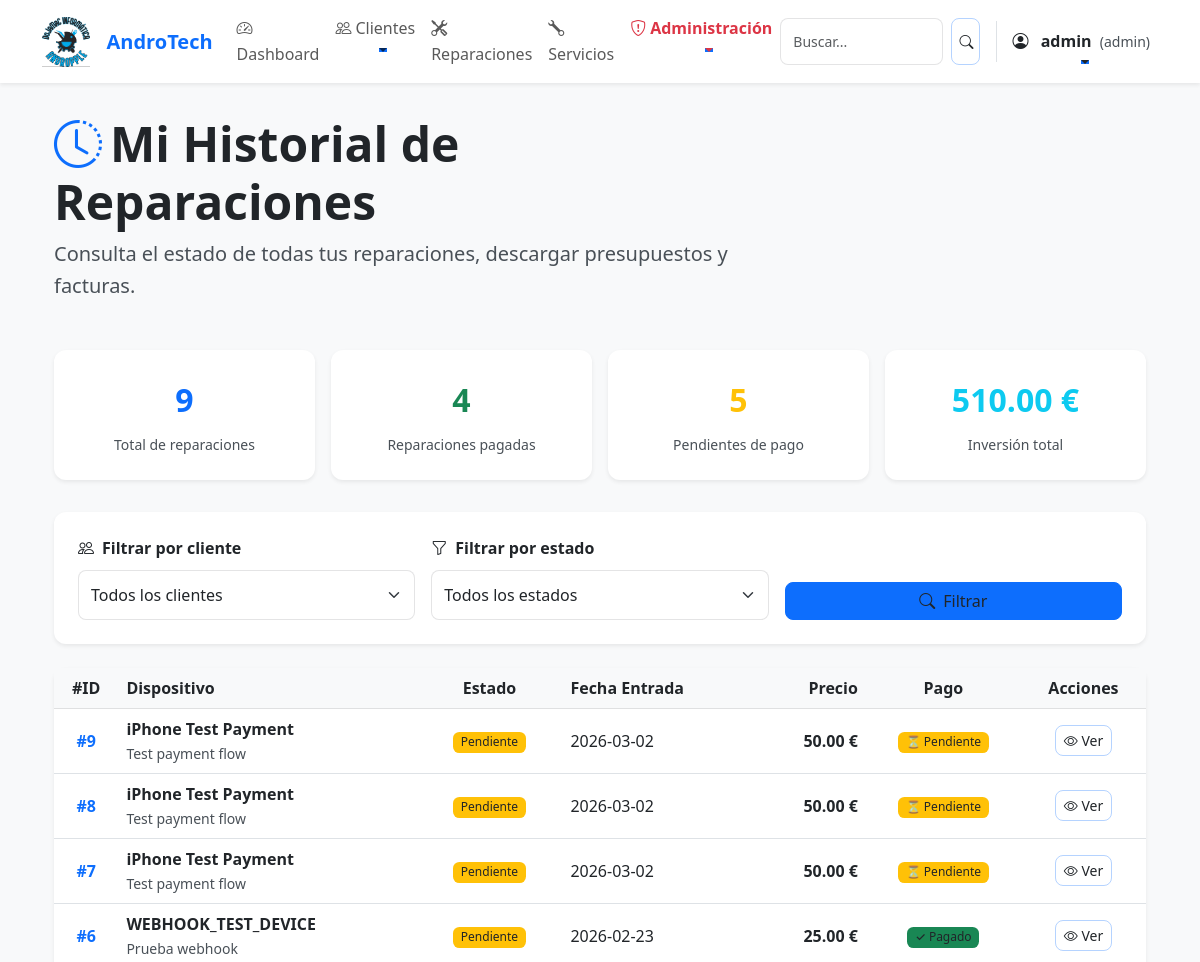
/cliente/historial (signed in, upper part), run on an earlier commit of the app's database.
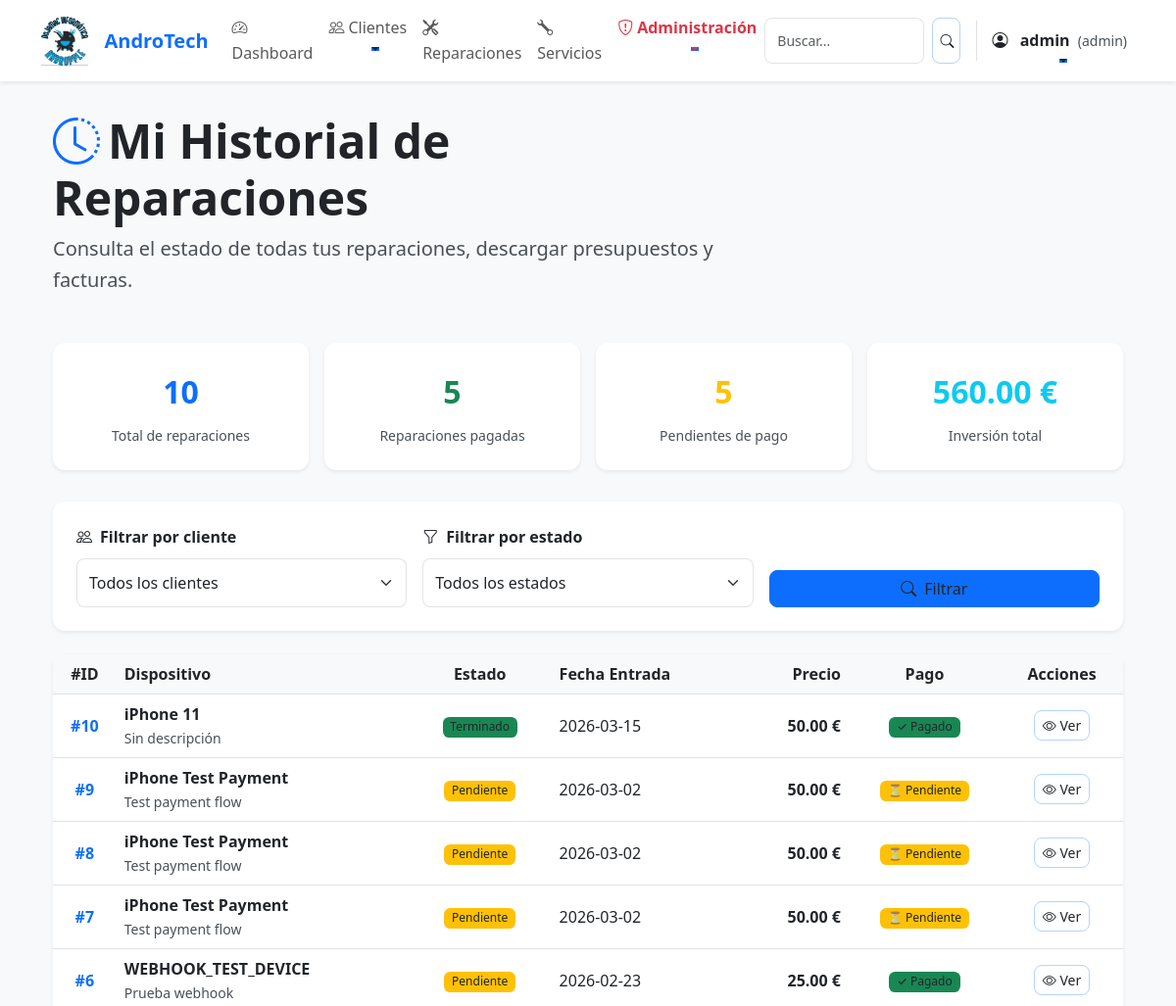
And on a later commit of the database.
### tables this page shows
CREATE TABLE reparaciones (
    id INTEGER PRIMARY KEY AUTOINCREMENT,
    cliente_id INTEGER,
    dispositivo TEXT NOT NULL,
    descripcion TEXT,
    estado TEXT DEFAULT 'Pendiente',
    fecha_entrada TEXT,
    fecha_salida TEXT,
    precio REAL,
    tipo_documento TEXT DEFAULT 'presupuesto',
    estado_pago TEXT DEFAULT 'Pendiente',
    fecha_pago TEXT,
    metodo_pago TEXT,
    FOREIGN KEY (cliente_id) REFERENCES clientes(id)
);

### app.py (the view)
@app.route("/cliente/historial")
@role_required('admin')
def historial_cliente():
    conn = get_db()
    total_reparaciones = conn.execute("SELECT COUNT(*) FROM reparaciones").fetchone()[0]
    pagadas = conn.execute("SELECT COUNT(*) FROM reparaciones WHERE estado_pago = 'Pagado'").fetchone()[0]
    pendientes = conn.execute("SELECT COUNT(*) FROM reparaciones WHERE estado_pago != 'Pagado'").fetchone()[0]
    total_invertido = conn.execute("SELECT IFNULL(SUM(precio), 0) FROM reparaciones WHERE precio IS NOT NULL").fetchone()[0]
    promedio_precio = conn.execute("SELECT IFNULL(AVG(precio), 0) FROM reparaciones WHERE precio IS NOT NULL").fetchone()[0]
    total_completadas = conn.execute("SELECT COUNT(*) FROM reparaciones WHERE estado = 'Terminado' OR estado = 'Entregado'").fetchone()[0]
    estado_filtro = request.args.get('estado', '').strip()
    cliente_filtro = request.args.get('cliente_id', '').strip()
    try:
        page = int(request.args.get('page', 1))
        if page < 1:
            page = 1
    except ValueError:
        page = 1
    per_page = 10
    offset = (page - 1) * per_page
    base_sql = "SELECT reparaciones.*, clientes.nombre AS cliente FROM reparaciones LEFT JOIN clientes ON clientes.id = reparaciones.cliente_id"
    where = []
    params = []
    if estado_filtro:
        where.append("reparaciones.estado = ?")
        params.append(estado_filtro)
    if cliente_filtro:
        where.append("reparaciones.cliente_id = ?")
        params.append(cliente_filtro)
    where_clause = (" WHERE " + " AND ".join(where)) if where else ""
    total_count = conn.execute("SELECT COUNT(*) FROM reparaciones" + where_clause, params).fetchone()[0]
    total_pages = (total_count + per_page - 1) // per_page if total_count > 0 else 1
    reparaciones_rows = conn.execute(base_sql + where_clause + " ORDER BY reparaciones.id DESC LIMIT ? OFFSET ?", params + [per_page, offset]).fetchall()
    reparaciones = [dict(r) for r in reparaciones_rows]
    reparaciones_enriquecidas = []
    for r in reparaciones:
        ultima_actualizacion = conn.execute(
            "SELECT fecha_cambio FROM reparaciones_historial WHERE reparacion_id = ? ORDER BY fecha_cambio DESC LIMIT 1",
            (r['id'],)
        ).fetchone()
        r['ultima_actualizacion'] = ultima_actualizacion['fecha_cambio'] if ultima_actualizacion else None
        reparaciones_enriquecidas.append(r)
    estados = conn.execute("SELECT DISTINCT estado FROM reparaciones ORDER BY estado").fetchall()
    clientes = conn.execute("SELECT id, nombre FROM clientes ORDER BY nombre").fetchall()
    conn.close()
    stats = {
        'total_reparaciones': total_reparaciones,
        'pagadas': pagadas,
        'pendientes': pendientes,
        'total_invertido': total_invertido or 0,
        'promedio_precio': promedio_precio or 0,
        'total_completadas': total_completadas,
    }
    return render_template('historial_cliente.html', reparaciones=reparaciones_enriquecidas, stats=stats, estados=estados, clientes=clientes, estado_filtro=estado_filtro, cliente_filtro=cliente_filtro, page=page, total_pages=total_pages)

### app.py (called while the page is built)
@app.before_request
def make_session_permanent():
    session.permanent = True

@app.template_filter('strftime')
def strftime_filter(date_str, format_str='%d/%m/%Y'):
    if not date_str or date_str == '':
        return datetime.now().strftime(format_str)
    if isinstance(date_str, str):
        try:
            date_obj = datetime.strptime(date_str, '%Y-%m-%d')
        except:
            return date_str
    else:
        date_obj = date_str
    return date_obj.strftime(format_str)

@app.before_request
def ensure_csrf_token():
    if 'csrf_token' not in session:
        session['csrf_token'] = secrets.token_urlsafe(16)

@app.context_processor
def inject_csrf_token():
    return dict(csrf_token=session.get('csrf_token'))

### auth.py (called while the page is built)
def login_required(f):
    @wraps(f)
    def decorated_function(*args, **kwargs):
        if 'usuario' not in session:
            flash('Debes iniciar sesión para acceder a esta página.', 'danger')
            return redirect(url_for('login'))
        return f(*args, **kwargs)
    return decorated_function

### db.py (called while the page is built)
def get_db():
    conn = sqlite3.connect("database/andro_tech.db")
    conn.row_factory = sqlite3.Row
    return conn

### templates/historial_cliente.html (shortened to what the changed rows need)
{% extends "base.html" %}
{% block content %}
<div class="container py-5">
    <div class="row mb-5">
        <div class="col-lg-8">
            <h1 class="display-5 fw-bold mb-2">
                <i class="bi bi-clock-history text-primary me-2"></i>Mi Historial de Reparaciones
            </h1>
        </div>
    </div>
    <div class="row g-3 mb-5">
        <div class="col-md-4 col-lg-3">
            <div class="card shadow-sm border-0 h-100">
                <div class="card-body text-center">
                    <div class="fs-2 text-primary fw-bold mb-2">{{ stats.total_reparaciones }}</div>
                    <p class="card-text text-muted small mb-0">Total de reparaciones</p>
                </div>
            </div>
        </div>
        <div class="col-md-4 col-lg-3">
            <div class="card shadow-sm border-0 h-100">
                <div class="card-body text-center">
                    <div class="fs-2 text-success fw-bold mb-2">{{ stats.pagadas }}</div>
                    <p class="card-text text-muted small mb-0">Reparaciones pagadas</p>
                </div>
            </div>
        </div>
        <div class="col-md-4 col-lg-3">
            <div class="card shadow-sm border-0 h-100">
                <div class="card-body text-center">
                    <div class="fs-2 text-info fw-bold mb-2">{{ "%.2f"|format(stats.total_invertido) }} €</div>
                    <p class="card-text text-muted small mb-0">Inversión total</p>
                </div>
            </div>
        </div>
    </div>
    {% if not reparaciones %}
    <div class="alert alert-info text-center py-5" role="alert">
        <div class="mb-3">
            <i class="bi bi-inbox" style="font-size: 3rem; color: #0dcaf0;"></i>
        </div>
        <h5 class="alert-heading">No hay reparaciones en tu historial</h5>
        <p class="mb-0">Cuando lleves un dispositivo a reparar, aparecerá aquí el historial completo.</p>
    </div>
    {% else %}
    <div class="card shadow-sm border-0 mb-4">
        <div class="table-responsive">
            <table class="table table-hover mb-0">
                <thead class="table-light">
                    <tr>
                        <th class="text-center">#ID</th>
                        <th>Dispositivo</th>
                        <th class="text-center">Estado</th>
                        <th>Fecha Entrada</th>
                        <th class="text-end">Precio</th>
                        <th class="text-center">Pago</th>
                        <th class="text-center">Acciones</th>
                    </tr>
                </thead>
                <tbody>
                    {% for rep in reparaciones %}
                    <tr class="align-middle">
                        <td class="text-center fw-semibold text-primary">#{{ rep.id }}</td>
                        <td>
                            <div class="fw-semibold">{{ rep.dispositivo }}</div>
                            <small class="text-muted">{{ rep.descripcion[:50] if rep.descripcion else 'Sin descripción' }}</small>
                        </td>
                        <td class="text-center">
                            <span class="badge
                                {% if rep.estado == 'Entregado' %}bg-success
                                {% elif rep.estado == 'Terminado' %}bg-success
                                {% elif rep.estado == 'En proceso' %}bg-primary
                                {% elif rep.estado == 'Pendiente' %}bg-warning text-dark
                                {% else %}bg-secondary{% endif %}
                            ">
                                {{ rep.estado }}
                            </span>
                        </td>
                        <td>
                            {{ rep.fecha_entrada }}
                        </td>
                        <td class="text-end fw-semibold">
                            {% if rep.precio %}
                                {{ "%.2f"|format(rep.precio) }} €
                            {% else %}
                                <span class="text-muted">Pendiente</span>
                            {% endif %}
                        </td>
                        <td class="text-center">
                            {% if rep.estado_pago == 'Pagado' %}
                                <span class="badge bg-success">✓ Pagado</span>
                            {% else %}
                                <span class="badge bg-warning text-dark">⏳ Pendiente</span>
                            {% endif %}
                        </td>
                        <td class="text-center">
                            <button type="button"
                                    class="btn btn-sm btn-outline-primary"
                                    data-bs-toggle="modal"
                                    data-bs-target="#detallesModal{{ rep.id }}">
                                <i class="bi bi-eye"></i> Ver
                            </button>
                        </td>
                    </tr>
                    {% endfor %}
                </tbody>
            </table>
        </div>
    </div>
    {% endif %}
</div>
{% endblock %}

What changed in the data, as far as the page shows it:
added reparaciones: id "10", dispositivo "iPhone 11", descripcion "Sin descripción", estado "Terminado", fecha_entrada "2026-03-15", precio "50.00", estado_pago "✓ Pagado"
Also different on the page:
{{ stats.total_reparaciones }}: "9" → "10"
{{ stats.pagadas }}: "4" → "5"
{{ "%.2f"|format(stats.total_invertido) }}: "510.00" → "560.00"
